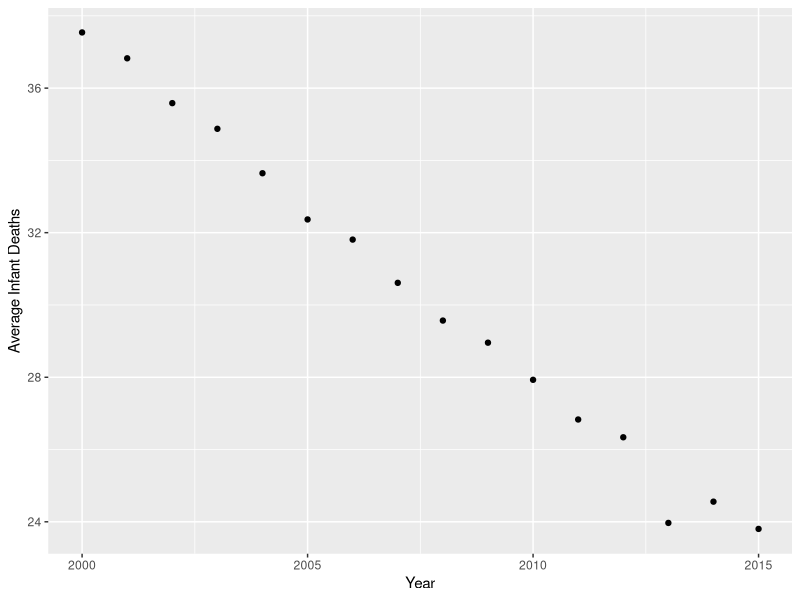

Write the R code that produced this figure.
#Author: Ryan Oh
library("ggplot2")
library("tidyverse")

data <- read.csv("../data/Life Expectancy Data.csv")
infant_deaths_per_year <- aggregate(data[6], list(data$Year), mean, na.rm = "TRUE")
View(infant_deaths_per_year)
infant_scatterplot <- ggplot(data = infant_deaths_per_year) +
  geom_point(mapping = aes(x = Group.1, y = infant.deaths)) +
  xlab("Year") + ylab("Average Infant Deaths")


# A good look at the infant deaths by the year can help us draw connections
# to overall societal conditions The infant death rate can reveal whether or 
# not our world as a whole is healthy. We can then use this to connect years 
# where morality rates maybe to high to reasoning that the world was affected
# by a variable which impacted global health.

# From the chart, we can deduce that the trend of infant death rates goes down 
# as the years increase. This shows us that the global health is improving, but
# this data set does not inlclude COVID affected years, which will be interesting
# to see going forward as there was a global health crisis.